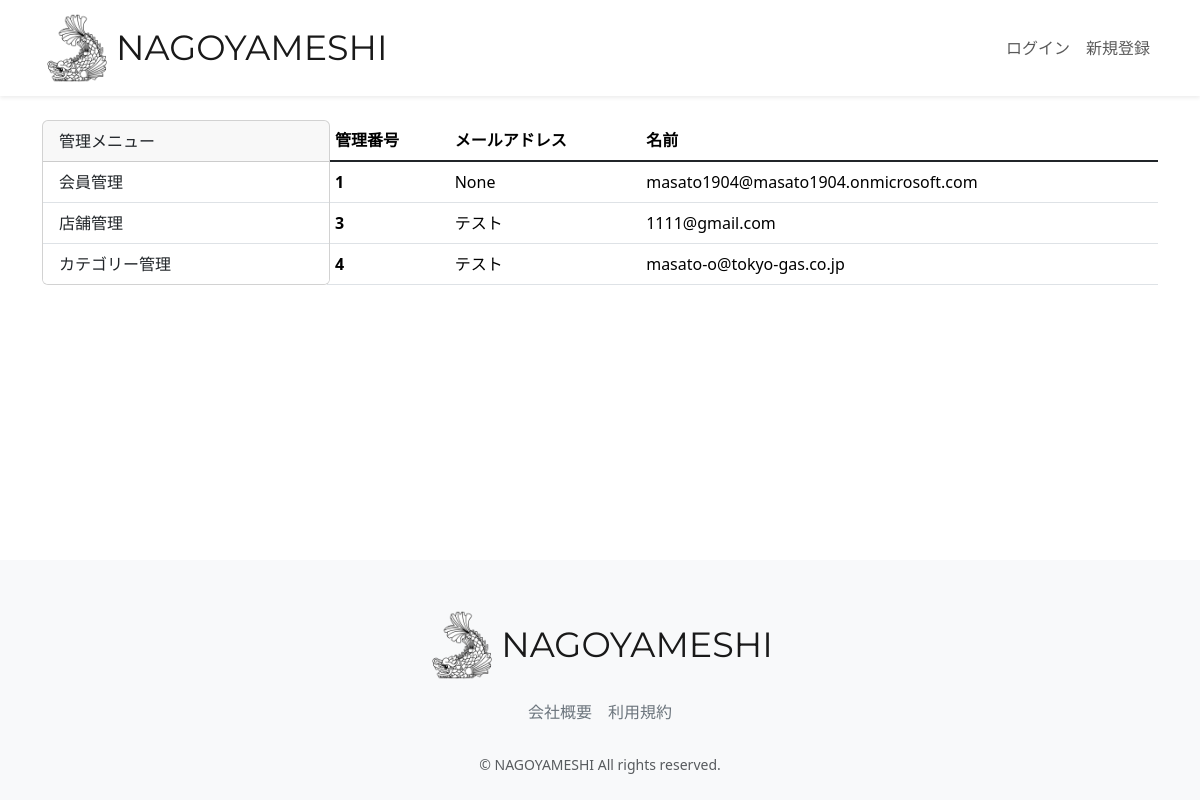
Before: /accounts/management_user with the older database file.
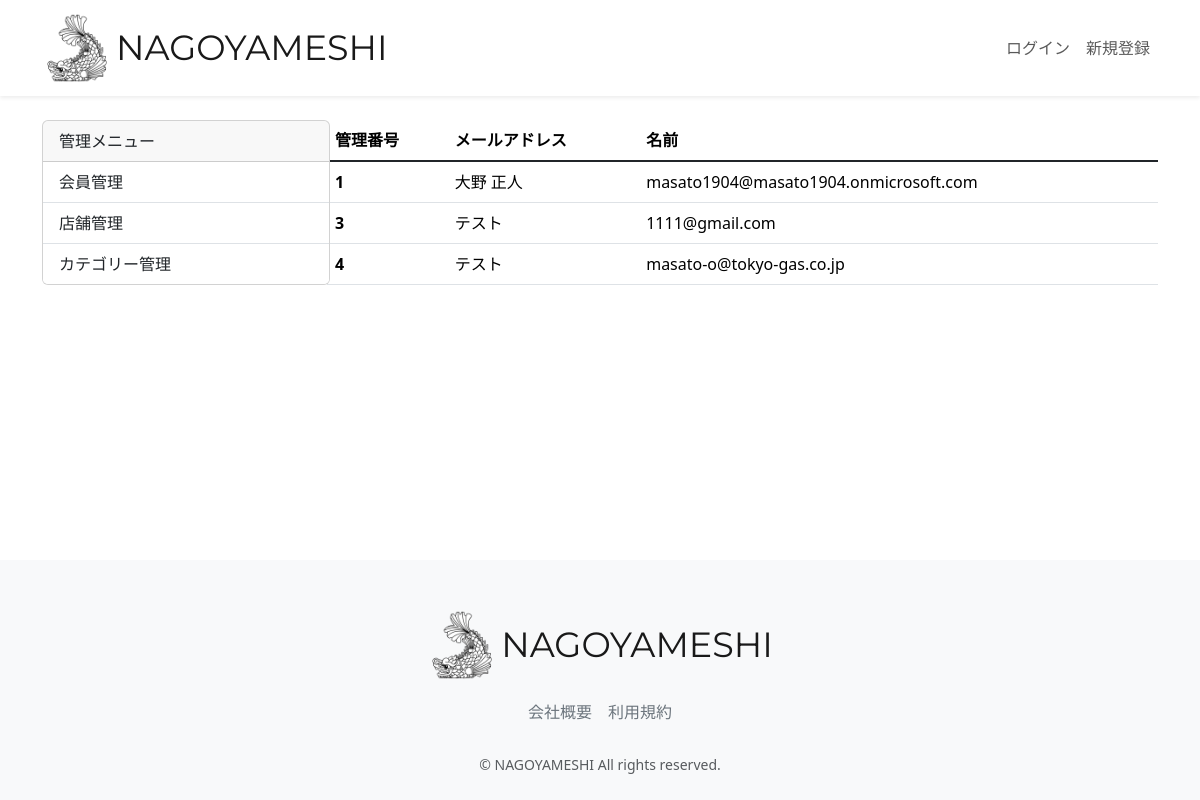
After: the same page with the newer database file.
### accounts/models.py (models this page shows, shortened)
class CustomUser(AbstractUser):
    user_name = models.CharField(
        max_length=128, null=True, blank=True, verbose_name="ユーザー名前"
    )
    hurigana = models.CharField(
        max_length=128, null=True, blank=True, verbose_name="フリガナ"
    )
    zip_code = models.CharField(
        max_length=16, null=True, blank=True, verbose_name="郵便番号"
    )
    address = models.CharField(
        max_length=255, null=True, blank=True, verbose_name="住所"
    )
    phone_number = models.CharField(
        max_length=20, null=True, blank=True, verbose_name="電話番号"
    )
    birthday = models.CharField(
        max_length=20, null=True, blank=True, verbose_name="誕生日"
    )
    job = models.CharField(max_length=255, null=True, blank=True, verbose_name="職業")
    subscription = models.BooleanField(default=False, verbose_name="有料会員")
    class Meta:
        verbose_name = '会員一覧'
        verbose_name_plural = "会員一覧"

### accounts/views.py (the view)
def userList(request):
    deta = models.CustomUser.objects.all()
    params = {
       'title': '会員管理',
       'message': 'all user',
       'data': deta,
    }
    return render(request,'management/management_user.html',params)

### accounts/templates/management/management_user.html (shortened to what this page needs)
{% extends "layout/base.html" %}
{% load static %}
{% block content %}
<main>
  <br>
  <div class="container nagoyameshi-container pb-5">
    <div class="row justify-content-center">
      <div class="col-xl-3 col-lg-4 col-md-12">
        <div class="card" style="width: 18rem;">
          <div class="card-header">
            管理メニュー
          </div>
          <ul class="list-group list-group-flush">
            <li class="list-group-item">
              <a class="dropdown-item" href="{% url 'management_user' %}">会員管理</a>
            </li>
            <li class="list-group-item">
              <a class="dropdown-item" href="{% url 'management_shop' %}">店舗管理</a>
            </li>
            <li class="list-group-item">
              <a class="dropdown-item" href="{% url 'management_category' %}">カテゴリー管理</a>
            </li>
          </ul>
        </div>
      </div>
      <div class="col">
        <div class="d-flex justify-content-between flex-wrap">
          <table class="table">
            <thead>
              <tr>
                <th scope="col">管理番号</th>
                <th scope="col">メールアドレス</th>
                <th scope="col">名前</th>
              </tr>
            </thead>
            <tbody class="table-group-divider">
              <tr>
                {% for item in data %}
                <th scope="row">{{ item.id }}</th>
                <td>{{ item.user_name }}</td>
                <td>{{ item.email }}</td>
              </tr>
              {% endfor %}
            </tbody>
          </table>
        </div>
      </div>
    </div>
  </div>
</main>
{% endblock %}

Changed rows visible on the page:
changed CustomUser "masato1904@masato1904.onmicrosoft.com": user_name "None" → "大野 正人"
